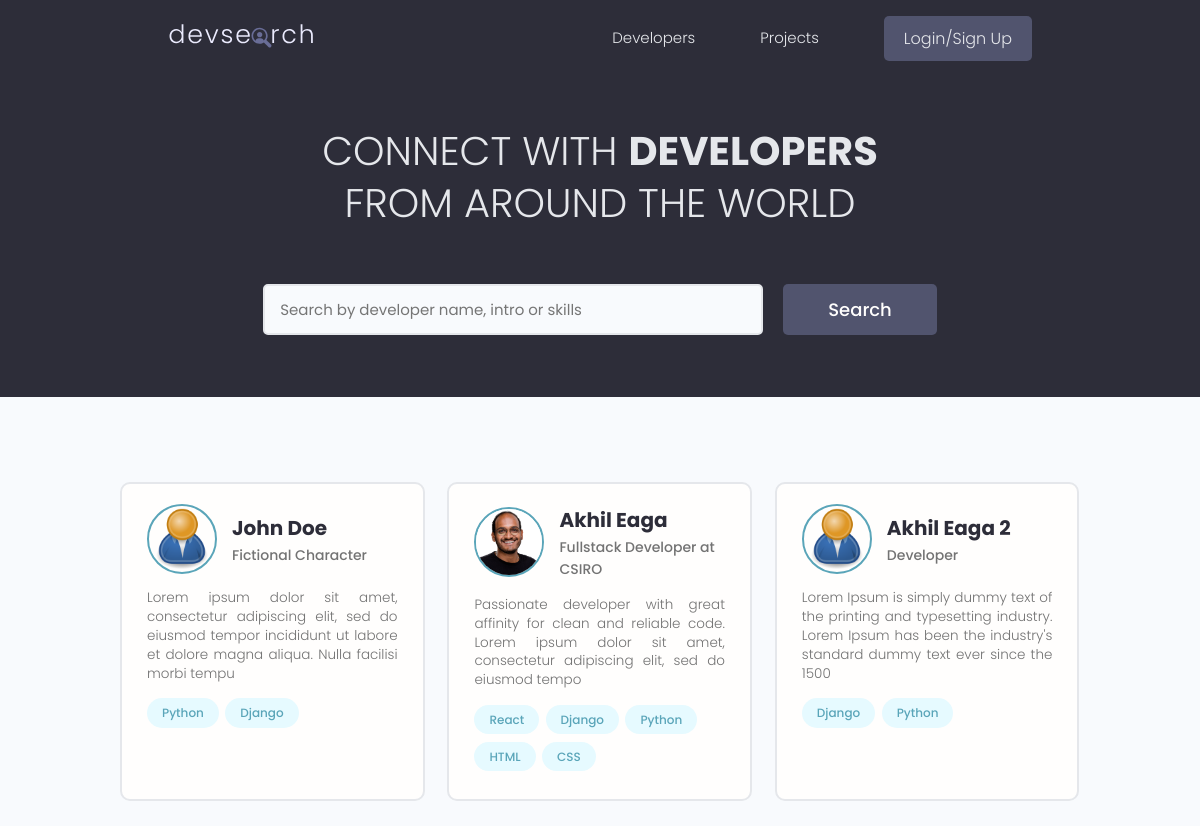
Before: / with the older database file.
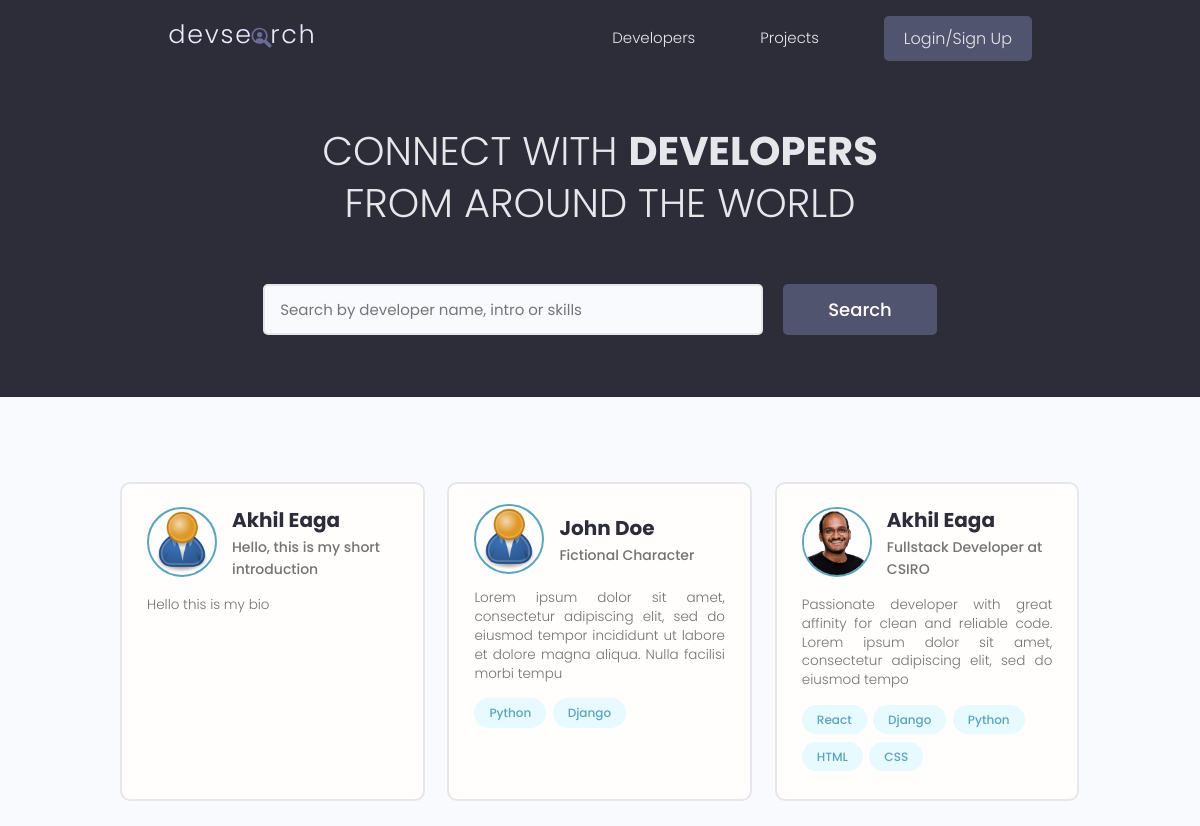
After: the same page with the newer database file.
### users/models.py (models this page shows, shortened)
class Profile(models.Model):
    user = models.OneToOneField(User, on_delete=models.CASCADE, null=True, blank=True)
    name = models.CharField(max_length=200, null=True, blank=True)
    email = models.EmailField(max_length=500, null=True, blank=True)
    username = models.CharField(max_length=200, null=True, blank=True)
    location = models.CharField(max_length=200, null=True, blank=True)
    short_intro = models.CharField(max_length=200, null=True, blank=True)
    bio = models.TextField(null=True, blank=True)
    profile_image = models.ImageField(null=True, blank=True, upload_to="profiles/", default="profiles/user-default.png")
    social_github = models.CharField(max_length=500, null=True, blank=True)
    social_stackoverflow = models.CharField(max_length=500, null=True, blank=True)
    social_twitter = models.CharField(max_length=500, null=True, blank=True)
    social_linkedin = models.CharField(max_length=500, null=True, blank=True)
    social_youtube = models.CharField(max_length=500, null=True, blank=True)
    social_website = models.CharField(max_length=500, null=True, blank=True)
    created = models.DateTimeField(auto_now_add=True)
    id = models.UUIDField(default=uuid.uuid4, unique=True, primary_key=True, editable=False)

class Skill(models.Model):
    owner = models.ForeignKey(Profile, on_delete=models.CASCADE, null=True, blank=True)
    name = models.CharField(max_length=200, null=True, blank=True)
    description = models.TextField(null=True, blank=True)
    created = models.DateTimeField(auto_now_add=True)
    id = models.UUIDField(default=uuid.uuid4, unique=True, primary_key=True, editable=False)
    def __str__(self):
        return self.name

### users/views.py (the view)
# urls.py: path('', views.profiles, name="profiles"),
def profiles(request):
    profiles, search_query = searchProfiles(request)
    results_per_page = 3
    custom_range, profiles, paginator = paginateProfiles(request, profiles, results_per_page)
    context = {
        'profiles': profiles,
        'search_query': search_query,
        'custom_range': custom_range,
        'paginator': paginator
    }
    return render(request, 'users/profiles.html', context)

### users/utils.py (called while the page is built)
def paginateProfiles(request, profiles, results_per_page):
    page = request.GET.get('page')
    paginator = Paginator(profiles, results_per_page)
    try:
        profiles = paginator.page(page)
    except PageNotAnInteger:
        page = 1
        profiles = paginator.page(page)
    except EmptyPage:
        page = paginator.num_pages
        profiles = paginator.page(page)
    left_index = int(page) - 4
    left_index = left_index if left_index >= 1 else 1
    right_index = int(page) + 5
    right_index = right_index if right_index <= paginator.num_pages else paginator.num_pages
    custom_range = range(left_index, right_index + 1) # + 1 because upper extreme of the range is not inclusive
    return custom_range, profiles, paginator

def searchProfiles(request):
    search_query = ''
    if request.GET.get('search_query'):
        search_query = request.GET.get('search_query')
    skills = Skill.objects.filter(name__icontains=search_query)
    profiles = Profile.objects.distinct().filter(
        Q(name__icontains=search_query) |
        Q(short_intro__icontains=search_query) |
        Q(skill__in=skills) )
    return profiles, search_query

### users/templates/users/profiles.html (shortened to what this page needs)
{% extends 'main.html' %}
{% block content %}
<main class="home">
    <section class="hero-section text-center">
        <div class="container container--narrow">
            <div class="hero-section__box">
                <h2>CONNECT WITH <span>DEVELOPERS</span></h2>
                <h2>FROM AROUND THE WORLD</h2>
            </div>
            <div class="hero-section__search">
                <form class="form" id="searchForm" action="{% url 'profiles' %}" method="get">
                    <div class="form__field">
                        <input class="input input--text" id="formInput#search" type="text" name="search_query"
                            placeholder="Search by developer name, intro or skills" value="{{search_query}}" />
                    </div>
                    <input class="btn btn--sub btn--lg" type="submit" value="Search" />
                </form>
            </div>
        </div>
    </section>
    <section class="devlist">
        <div class="container">
            <div class="grid grid--three">
                {% for profile in profiles %}
                <div class="column card">
                    <div class="dev">
                        <a href="{% url 'user-profile' profile.id %}" class="card__body">
                            <div class="dev__profile">
                                <img class="avatar avatar--md" src="{{ profile.profile_image.url }}" alt="image" />
                                <div class="dev__meta">
                                    <h3>{{ profile.name }}</h3>
                                    <h5>{{ profile.short_intro | slice:"50" }}</h5>
                                </div>
                            </div>
                            <p class="dev__info">{{ profile.bio | slice:"150" }}</p>
                            <div class="dev__skills">
                                {% for skill in profile.skill_set.all|slice:"5" %}
                                <span class="tag tag--pill tag--main">
                                    <small>{{ skill }}</small>
                                </span>
                                {% endfor %}
                            </div>
                        </a>
                    </div>
                </div>
                {% endfor %}
            </div>
        </div>
    </section>
</main>
{% endblock content %}

### templates/main.html (shortened to what this page needs)
<!DOCTYPE html>
{% load static %}
<html lang="en">
<head>
    <link rel="stylesheet" href="https://cdn.iconmonstr.com/1.3.0/css/iconmonstr-iconic-font.min.css" />
    <link rel="stylesheet" href="{% static 'uikit/styles/uikit.css' %}" />
    <link rel="stylesheet" href="{% static 'styles/app.css' %}" />
</head>
<body>
    {% include 'navbar.html' %}
    {% block content %}
    {% endblock content %}
</body>
</html>

### templates/navbar.html (shortened to what this page needs)
{% load static %}
<header class="header">
    <div class="container container--narrow">
        <a href="{% url 'profiles' %}" class="header__logo">
            <img src="{%static 'images/logo.svg' %}" alt="DevSearch Logo" />
        </a>
        <nav class="header__nav">
            <ul class="header__menu">
                <li class="header__menuItem"><a href="{% url 'profiles' %}">Developers</a></li>
                <li class="header__menuItem"><a href="{% url 'projects' %}">Projects</a></li>
                {% if request.user.is_authenticated %}
                <li class="header__menuItem"><a href="{% url 'inbox' %}">Inbox</a></li>
                <li class="header__menuItem"><a href="{% url 'account' %}">My Account</a></li>
                <li class="header__menuItem"><a href="{% url 'logout' %}" class="btn btn--sub">Logout</a></li>
                {% else %}
                <li class="header__menuItem"><a href="{% url 'login' %}" class="btn btn--sub">Login/Sign Up</a></li>
                {% endif %}
            </ul>
        </nav>
    </div>
</header>

### static/styles/app.css (style rules this page uses)
:root { --color-sub: #2d2d39; }
.btn--sub { background-color: var(--color-sub-light); }
.card { border: 2px solid var(--color-light); }
img { width: 100%; }
.header { position: sticky; z-index: 111; background-color: var(--color-sub); padding: 1.5rem 0; }
.header > .container { display: flex; justify-content: space-between; align-items: center; }
.header__logo > img { height: 3.8rem; }
.header__nav > ul { display: inline-flex; align-items: center; list-style: none; gap: 6.5rem; }
.header__menuItem > a { color: var(--color-light); font-weight: 300; }
.hero-section { height: 40vh; display: flex; align-items: center; background-color: var(--color-sub); }
.hero-section__box { margin-bottom: 4rem; }
.hero-section__box > h2, .hero-section__box > h2 > span { font-size: 4rem; color: var(--color-light); line-height: 1.3; text-transform: uppercase; }
.hero-section__box > h2 { font-weight: 300; }
.hero-section__box > h2 > span { font-weight: 700; }
.hero-section__search > .form { display: flex; align-items: center; justify-content: center; gap: 2rem; }
.hero-section__search > .form input.input--text { width: 50rem; }
.devlist { margin-top: 8rem; }
.devlist .grid { align-items: stretch; }
.devlist .dev .dev__profile { display: flex; align-items: center; gap: 1.5rem; }
.devlist .dev .dev__meta h3 { color: var(--color-sub); font-size: 2rem; font-weight: 700; }
.devlist .dev .dev__meta h5 { color: var(--color-text); font-size: 1.4rem; font-weight: 500; }
.devlist .dev .dev__info { margin: 1.5rem 0; font-size: 1.35rem; line-height: 1.4; text-align: justify; }

### static/uikit/styles/modules/_variables.css (style rules this page uses)
:root { --color-main: #5aa5b9; --color-main-light: #e6faff; --color-sub: #3f4156; --color-sub-light: #51546e; --color-sub-lighter: #ededfd; --color-text: #737373; --color-gray: #8b8b8b; --color-light: #e5e7eb; --color-light-gray: #767676; --color-bg: #f8fafd; --color-white: #fffefd; --color-white-light: #f3f3f3; --color-success: #359e64; --color-success-bg: #def8e8; --color-error: #fc4b0b; --color-error-bg: #fff2ee; --font-base: 'Poppins', arial, helvetica, 'Segoe UI', roboto, ubuntu, sans-serif; --font-monospace: 'Fira Code', 'Courier New', courier, monospace; --font-regular: 300; --font-medium: 500; --font-bold: 700; --generic-shadow: 1px 1px 5px #00000010; --generic-transition: all 0.3s ease-in-out; }

### static/uikit/styles/modules/_base.css (style rules this page uses)
* { margin: 0; padding: 0; box-sizing: border-box; text-rendering: optimizeLegibility; color: inherit; font-size: inherit; }
html { font-size: 50%; }
@media only screen and (min-width: 480px) { html { font-size: 56.25%; } }
@media only screen and (min-width: 1200px) { html { font-size: 62.5%; } }
body { line-height: 1.6; font-weight: 400; font-size: 1.5rem; color: var(--color-text); background-color: var(--color-bg); min-height: 100vh; }

### static/uikit/styles/modules/_typography.css (style rules this page uses)
* { font-family: var(--font-base); }
h2 { font-size: 3.6rem; font-weight: var(--font-bold); }
h3 { font-size: 3.2rem; font-weight: var(--font-medium); }
h5 { font-size: 2.4rem; font-weight: var(--font-medium); }
h5, h6 { font-weight: var(--font-regular); }
p, span, strong { font-size: 1.6rem; color: var(--color-text); font-weight: var(--font-regular); }
a { padding-bottom: 2px; text-decoration: none; display: inline-block; color: var(--color-main); font-weight: var(--font-medium); }

### static/uikit/styles/modules/_utilities.css (style rules this page uses)
.container { width: 92%; max-width: 165rem; margin: 0 auto; box-sizing: border-box; }
.container--narrow { width: 92%; max-width: 120rem; }
@media screen and (min-width: 1000px) { .container { width: 90%; } }
@media screen and (min-width: 1000px) { .container--narrow { width: 85%; } }
@media screen and (min-width: 1200px) { .container { width: 80%; } }
@media screen and (min-width: 1200px) { .container--narrow { width: 72%; } }
.text-center { text-align: center; }

### static/uikit/styles/modules/_avatar.css (style rules this page uses)
.avatar { border-radius: 50%; border: 2px solid var(--color-main); object-fit: cover; }
.avatar--md { height: 7rem; width: 7rem; }

### static/uikit/styles/modules/_button.css (style rules this page uses)
.btn { display: inline-block; position: relative; cursor: pointer; background-color: var(--color-light); font-weight: var(--font-medium); color: var(--color-sub); text-decoration: none; padding: 1rem 2rem; border-radius: 0.5rem; border: none; width: -webkit-fit-content; width: -moz-fit-content; width: fit-content; height: -webkit-fit-content; height: -moz-fit-content; height: fit-content; font-size: 1.6rem; outline-width: 0; outline-color: transparent; -webkit-backface-visibility: hidden; backface-visibility: hidden; transition: all 0.3s ease-in-out; }
.btn--sub { background-color: var(--color-sub); color: var(--color-white); }
.btn--lg { font-size: 1.8rem; padding: 1.2rem 4.5rem; }

Changed rows visible on the page:
removed Profile: profile_image (placeholder picture), name "Akhil Eaga 2", short_intro "Developer", bio "Lorem Ipsum is simply dummy text of the printing and typesetting industry. Lorem Ipsum has been the industry's standard dummy text ever since the 1500"
removed Skill: name "Django", shown under "Akhil Eaga 2"
removed Skill: name "Python", shown under "Akhil Eaga 2"
added Profile: profile_image (placeholder picture), name "Akhil Eaga", short_intro "Hello, this is my short introduction", bio "Hello this is my bio"
